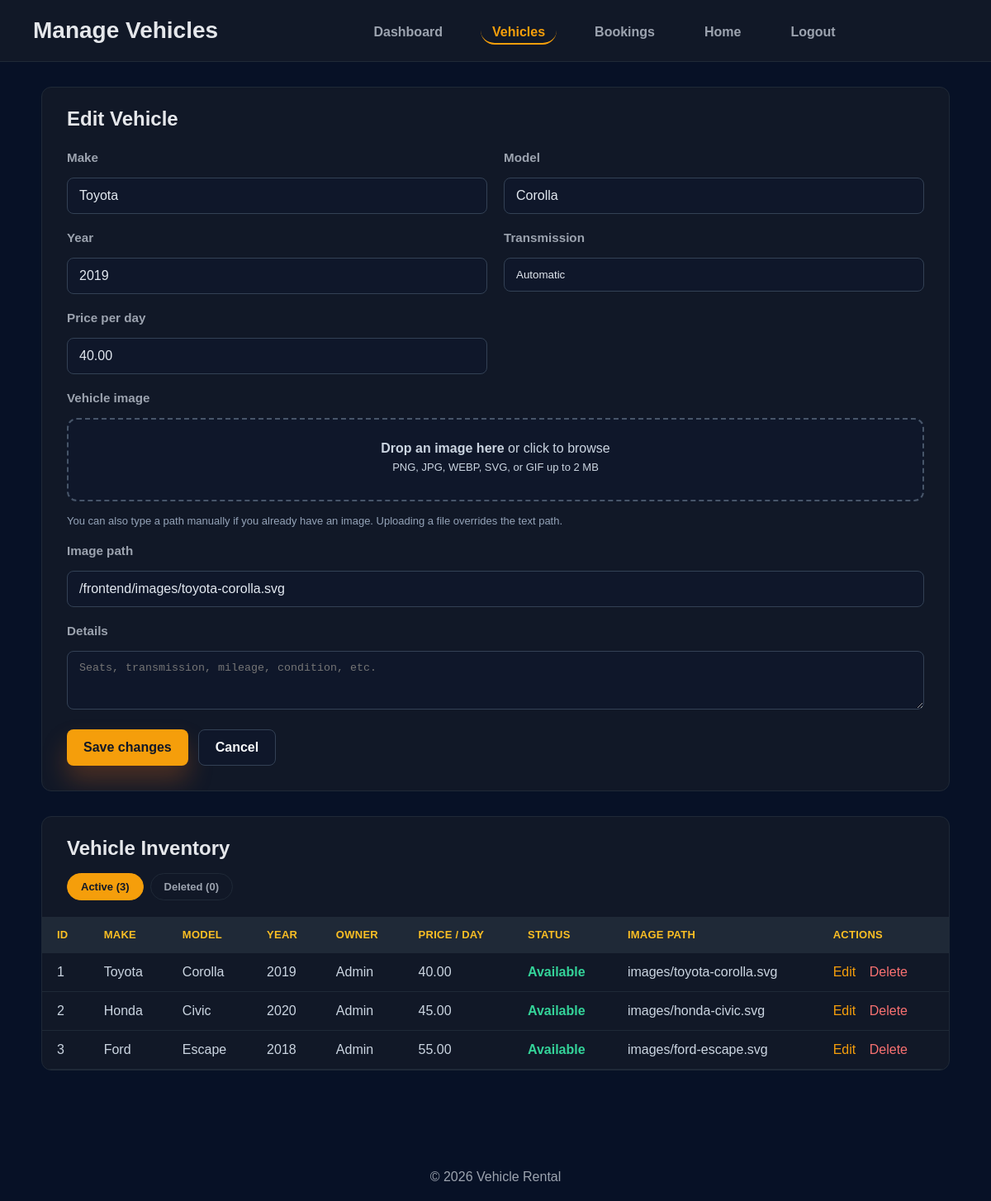
Page /backend/admin-vehicles.php?edit=1 (signed in) on the committed database.
### tables this page shows
CREATE TABLE IF NOT EXISTS vehicles (
  id INT AUTO_INCREMENT PRIMARY KEY,
  owner_id INT NOT NULL,
  make VARCHAR(100) NOT NULL,
  model VARCHAR(100) NOT NULL,
  year INT DEFAULT NULL,
  transmission ENUM('manual', 'automatic') NOT NULL DEFAULT 'automatic',
  price_per_day DECIMAL(8,2) DEFAULT 0.00,
  image VARCHAR(255) DEFAULT NULL,
  description TEXT DEFAULT NULL,
  status ENUM('available', 'booked') NOT NULL DEFAULT 'available',
  is_deleted TINYINT(1) NOT NULL DEFAULT 0,
  created_at DATETIME NOT NULL DEFAULT CURRENT_TIMESTAMP,
  FOREIGN KEY (owner_id) REFERENCES users(id) ON DELETE CASCADE
);

CREATE TABLE IF NOT EXISTS users (
  id INT AUTO_INCREMENT PRIMARY KEY,
  name VARCHAR(255) NOT NULL,
  email VARCHAR(255) NOT NULL UNIQUE,
  password VARCHAR(255) NOT NULL,
  phone_number VARCHAR(50) NOT NULL UNIQUE,
  role ENUM('user', 'admin') NOT NULL DEFAULT 'user',
  created_at DATETIME NOT NULL DEFAULT CURRENT_TIMESTAMP
);

### backend/functions.php (called while the page is built, shortened)
<?php
function parsePhpSizeToBytes(string $value): int {
    $value = trim($value);
    $last = strtolower(substr($value, -1));
    $number = (float) $value;
    switch ($last) {
        case 'm':
            $number *= 1024;
        case 'k':
            $number *= 1024;
            break;
    }
    return (int) round($number);
}
function effectivePhpUploadMaxBytes(): int {
    $uploadMax = parsePhpSizeToBytes((string) ini_get('upload_max_filesize'));
    $postMax = parsePhpSizeToBytes((string) ini_get('post_max_size'));
    return min($uploadMax, $postMax);
}
function vehicleImageUploadLimitBytes(): int {
    $appLimit = 5 * 1024 * 1024;
    $phpLimit = effectivePhpUploadMaxBytes();
    return min($appLimit, $phpLimit);
}
function formatBytesHuman(int $bytes): string {
    if ($bytes >= 1024 * 1024) {
        $mb = $bytes / (1024 * 1024);
        return rtrim(rtrim(number_format($mb, 2, '.', ''), '0'), '.') . ' MB';
    }
    return $bytes . ' B';
}
function normalizeVehicleImagePath(?string $image): string {
    $image = trim((string) ($image ?? ''));
    $image = str_replace('\\', '/', $image);
    $rewrites = [
        '../backend/assets/' => '/backend/assets/',
        'backend/assets/' => '/backend/assets/',
        '../frontend/images/' => '/frontend/images/',
        'frontend/images/' => '/frontend/images/',
        'images/' => '/frontend/images/',
    ];
    foreach ($rewrites as $prefix => $replacement) {
        if (str_starts_with($image, $prefix)) {
            return $replacement . ltrim(substr($image, strlen($prefix)), '/');
        }
    }
    return '/' . ltrim($image, '/');
}
function normalizeTransmission(?string $transmission): string {
    $value = strtolower(trim((string) ($transmission ?? '')));
    return $value === 'manual' ? 'manual' : 'automatic';
}
function getVehicles(PDO $pdo) {
    $stmt = $pdo->query('SELECT v.*, u.name AS owner_name, u.email AS owner_email FROM vehicles v LEFT JOIN users u ON v.owner_id = u.id WHERE v.is_deleted = 0 ORDER BY v.id');
    return $stmt->fetchAll();
}
function getDeletedVehicles(PDO $pdo) {
    $stmt = $pdo->query('SELECT v.*, u.name AS owner_name, u.email AS owner_email FROM vehicles v LEFT JOIN users u ON v.owner_id = u.id WHERE v.is_deleted = 1 ORDER BY v.id');
    return $stmt->fetchAll();
}
function getVehicle(PDO $pdo, $id) {
    $stmt = $pdo->prepare('SELECT v.*, u.name AS owner_name, u.email AS owner_email FROM vehicles v LEFT JOIN users u ON v.owner_id = u.id WHERE v.id = ?');
    $stmt->execute([$id]);
    return $stmt->fetch();
}
function isVehicleBooked(array $vehicle): bool {
    return ($vehicle['status'] ?? 'available') === 'booked';
}

### backend/admin-vehicles.php (the view, shortened to what this page needs)
<?php
require_once __DIR__ . '/functions.php';
$editVehicle = null;
$imageUploadLimitLabel = formatBytesHuman(vehicleImageUploadLimitBytes());
if (isset($_GET['edit'])) {
    $editVehicle = getVehicle($pdo, (int) $_GET['edit']);
}
$view = ($_GET['view'] ?? 'active') === 'deleted' ? 'deleted' : 'active';
$activeVehicles = getVehicles($pdo);
$deletedVehicles = getDeletedVehicles($pdo);
$vehicles = $view === 'deleted' ? $deletedVehicles : $activeVehicles;
?>
<!doctype html>
<html lang="en">
<head>
  <link rel="stylesheet" href="../frontend/css/styles.css">
</head>
<body>
  <header class="admin-header">
    <h1>Manage Vehicles</h1>
    <nav>
      <a href="admin.php">Dashboard</a>
      <a href="admin-vehicles.php" class="active">Vehicles</a>
      <a href="admin-bookings.php">Bookings</a>
      <a href="../frontend/index.php">Home</a>
      <a href="../frontend/logout.php">Logout</a>
    </nav>
  </header>
  <main class="dashboard">
    <section class="vehicle-form">
      <div class="form-header">
        <h2><?php echo $editVehicle ? 'Edit Vehicle' : 'Add New Vehicle'; ?></h2>
      </div>
      <form method="post" action="admin-vehicles.php" enctype="multipart/form-data">
        <div class="form-body">
          <div class="form-group">
            <label for="make">Make</label>
            <input id="make" name="make" value="<?php echo htmlspecialchars($editVehicle['make'] ?? ''); ?>" required>
          </div>
          <div class="form-group">
            <label for="model">Model</label>
            <input id="model" name="model" value="<?php echo htmlspecialchars($editVehicle['model'] ?? ''); ?>" required>
          </div>
          <div class="form-group">
            <label for="year">Year</label>
            <input id="year" name="year" type="number" min="1900" max="2100" value="<?php echo htmlspecialchars($editVehicle['year'] ?? ''); ?>">
          </div>
          <div class="form-group">
            <label for="transmission">Transmission</label>
            <?php $selectedTransmission = normalizeTransmission($editVehicle['transmission'] ?? 'automatic'); ?>
            <select id="transmission" name="transmission">
              <option value="automatic" <?php echo $selectedTransmission === 'automatic' ? 'selected' : ''; ?>>Automatic</option>
            </select>
          </div>
          <div class="form-group">
            <label for="price_per_day">Price per day</label>
            <input id="price_per_day" name="price_per_day" type="number" step="0.01" min="0" value="<?php echo htmlspecialchars($editVehicle['price_per_day'] ?? ''); ?>" required>
          </div>
          <div class="form-group form-group-wide" style="grid-column:span 2;">
            <label for="image_file">Vehicle image</label>
            <div id="image-dropzone" class="image-dropzone">
              <p><strong>Drop an image here</strong> or click to browse</p>
              <p class="dropzone-hint">PNG, JPG, WEBP, SVG, or GIF up to <?php echo htmlspecialchars($imageUploadLimitLabel); ?></p>
            </div>
            <small class="helper-text">You can also type a path manually if you already have an image. Uploading a file overrides the text path.</small>
          </div>
          <div class="form-group form-group-wide" style="grid-column:span 2;">
            <label for="image">Image path</label>
            <input id="image" name="image" value="<?php echo htmlspecialchars(normalizeVehicleImagePath($editVehicle['image'] ?? '')); ?>" placeholder="/frontend/images/toyota.jpg or https://example.com/car.jpg">
          </div>
          <div class="form-group form-group-wide" style="grid-column:span 2;">
            <label for="description">Details</label>
            <textarea id="description" name="description" rows="3" placeholder="Seats, transmission, mileage, condition, etc."><?php echo htmlspecialchars($editVehicle['description'] ?? ''); ?></textarea>
          </div>
        </div>
        <div class="form-actions">
          <button type="submit" name="save_vehicle" class="btn btn-primary"><?php echo $editVehicle ? 'Save changes' : 'Add vehicle'; ?></button>
          <?php if ($editVehicle): ?>
            <a href="admin-vehicles.php" class="btn btn-secondary">Cancel</a>
          <?php endif; ?>
        </div>
      </form>
    </section>
    <section class="table-container">
      <div class="table-header">
        <h2>Vehicle Inventory</h2>
      </div>
      <div class="status-tabs">
        <a href="admin-vehicles.php?view=active" class="<?php echo $view === 'active' ? 'active' : ''; ?>">Active (<?php echo count($activeVehicles); ?>)</a>
        <a href="admin-vehicles.php?view=deleted" class="<?php echo $view === 'deleted' ? 'active' : ''; ?>">Deleted (<?php echo count($deletedVehicles); ?>)</a>
      </div>
      <?php if (empty($vehicles)): ?>
        <div class="empty"><?php echo $view === 'deleted' ? 'No deleted vehicles.' : 'No vehicles available. Add a vehicle above.'; ?></div>
      <?php else: ?>
        <div class="table-scroll">
          <table>
            <thead>
              <tr>
                <th>ID</th>
                <th>Make</th>
                <th>Model</th>
                <th>Year</th>
                <th>Owner</th>
                <th>Price / day</th>
                <th>Status</th>
                <th>Image path</th>
                <th>Actions</th>
              </tr>
            </thead>
            <tbody>
              <?php foreach ($vehicles as $vehicle): ?>
                <tr>
                  <td><?php echo (int) $vehicle['id']; ?></td>
                  <td><?php echo htmlspecialchars($vehicle['make']); ?></td>
                  <td><?php echo htmlspecialchars($vehicle['model']); ?></td>
                  <td><?php echo htmlspecialchars($vehicle['year']); ?></td>
                  <td><?php echo htmlspecialchars($vehicle['owner_name'] ?? '—'); ?></td>
                  <td><?php echo htmlspecialchars($vehicle['price_per_day']); ?></td>
                  <td>
                    <?php if (isVehicleBooked($vehicle)): ?>
                      <span style="color:#f87171;font-weight:700;">Booked</span>
                    <?php else: ?>
                      <span style="color:#34d399;font-weight:700;">Available</span>
                    <?php endif; ?>
                  </td>
                  <td><?php echo htmlspecialchars($vehicle['image']); ?></td>
                  <td>
                    <?php if ($view === 'deleted'): ?>
                      <form method="post" action="admin-vehicles.php" style="display:inline;" onsubmit="return confirm('Restore this vehicle to the active fleet?');">
                        <?php echo csrfField(); ?>
                        <input type="hidden" name="restore_vehicle" value="<?php echo (int) $vehicle['id']; ?>">
                        <button type="submit" class="action-link" style="background:none;border:none;padding:0;cursor:pointer;font:inherit;color:#34d399;">Restore</button>
                      </form>
                    <?php else: ?>
                      <a class="action-link" href="admin-vehicles.php?edit=<?php echo (int) $vehicle['id']; ?>">Edit</a>
                      <form method="post" action="admin-vehicles.php" style="display:inline;" onsubmit="return confirm('Delete this vehicle? It will be hidden from listings but its booking history is kept.');">
                        <button type="submit" class="action-link delete-link" style="background:none;border:none;padding:0;cursor:pointer;font:inherit;">Delete</button>
                      </form>
                    <?php endif; ?>
                  </td>
                </tr>
              <?php endforeach; ?>
            </tbody>
          </table>
        </div>
      <?php endif; ?>
    </section>
  </main>
  <footer class="page-footer">&copy; <?php echo date('Y'); ?> Vehicle Rental</footer>
</body>
</html>

### frontend/css/styles.css (style rules this page uses)
:root { --bg: #040b1c; --surface: rgba(10, 18, 40, 0.95); --surface-soft: rgba(19, 43, 86, 0.75); --text: #eef4ff; --muted: #aac4ff; --primary: #f97316; --primary-dark: #dc6503; --accent: #2563eb; --border: rgba(255, 255, 255, 0.08); --shadow: 0 30px 80px rgba(0, 0, 0, 0.30); font-family: Inter, system-ui, -apple-system, BlinkMacSystemFont, "Segoe UI", sans-serif; }
* { box-sizing: border-box; }
body { margin: 0; min-height: 100vh; color: var(--text); background: radial-gradient(circle at top left, rgba(37, 99, 235, 0.16), transparent 20%), radial-gradient(circle at bottom right, rgba(249, 115, 22, 0.14), transparent 20%), var(--bg); }
body, input, button { font: 400 16px/1.6 var(--font-family); }
nav { display: flex; flex-wrap: wrap; gap: 12px; align-items: center; justify-content: center; flex: 1 1 420px; }
nav a { color: #dbeafe; text-decoration: none; padding: 10px 14px; border-radius: 999px; transition: background 0.2s ease, transform 0.2s ease; }
main { padding: 36px; max-width: 1180px; margin: 0 auto; }
.btn { display: inline-flex; align-items: center; justify-content: center; padding: 16px 24px; border-radius: 999px; text-decoration: none; transition: transform 0.2s ease, box-shadow 0.2s ease; }
.btn-primary { background: linear-gradient(135deg, var(--primary), #fab812); color: #020617; box-shadow: 0 18px 30px rgba(249, 115, 22, 0.25); }
.page-footer { margin-top: 40px; text-align: center; color: #94a3b8; }
.form-group { display: flex; flex-direction: column; gap: 8px; }
.form-group label { color: #cbd5e1; font-size: 0.95rem; }
.form-group input, .form-group select { padding: 14px 16px; background: rgba(255, 255, 255, 0.06); border: 1px solid rgba(255, 255, 255, 0.12); border-radius: 14px; color: #e2e8f0; }
.form-group input::placeholder { color: #64748b; }
.form-group select { appearance: none; -webkit-appearance: none; -moz-appearance: none; padding-right: 48px; background-image: linear-gradient(45deg, transparent 50%, #93c5fd 50%), linear-gradient(135deg, #93c5fd 50%, transparent 50%); background-position: calc(100% - 22px) calc(50% - 3px), calc(100% - 16px) calc(50% - 3px); background-size: 6px 6px, 6px 6px; background-repeat: no-repeat; }
.form-group label { color: #cbd5e1; font-weight: 600; }
.form-group input { width: 100%; padding: 16px 18px; background: rgba(255, 255, 255, 0.06); border: 1px solid rgba(255, 255, 255, 0.12); border-radius: 16px; color: #eef4ff; }

### rows in the picture
vehicles: make "Toyota", model "Corolla", year "2019", transmission "Automatic", price_per_day "40.00", image "/frontend/images/toyota-corolla.svg", id "1", owner.name "Admin", status "Available", image "images/toyota-corolla.svg"
vehicles: id "2", make "Honda", model "Civic", year "2020", owner.name "Admin", price_per_day "45.00", status "Available", image "images/honda-civic.svg"
vehicles: id "3", make "Ford", model "Escape", year "2018", owner.name "Admin", price_per_day "55.00", status "Available", image "images/ford-escape.svg"

### other values in the picture
$imageUploadLimitLabel "2 MB"
count($activeVehicles) "3"
count($deletedVehicles) "0"
